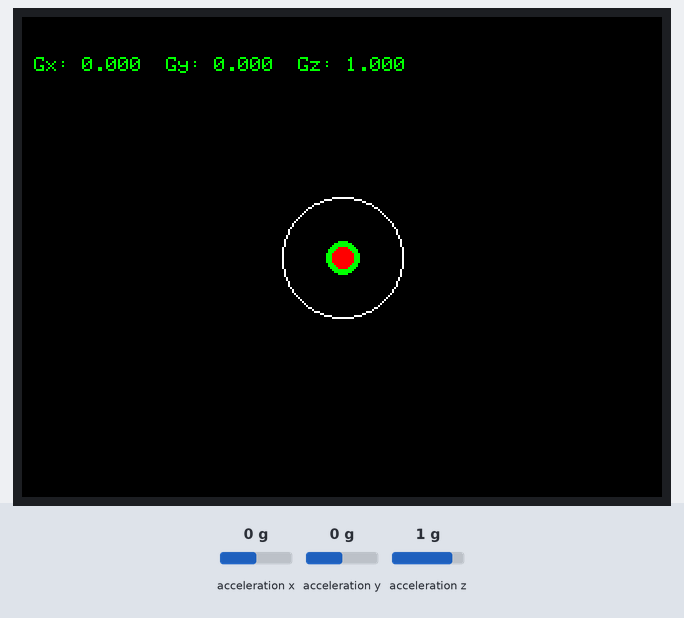
The sketch below on a simulated ESP32. Parts: 320×240 colour display. The test bench sets the inputs (shaded band); at power-on: acceleration x 0 g, acceleration z 1 g, acceleration y 0 g.

Above: at 1.49 s.
1.5 s: acceleration x set to -1.4 g
At 2.6 s:
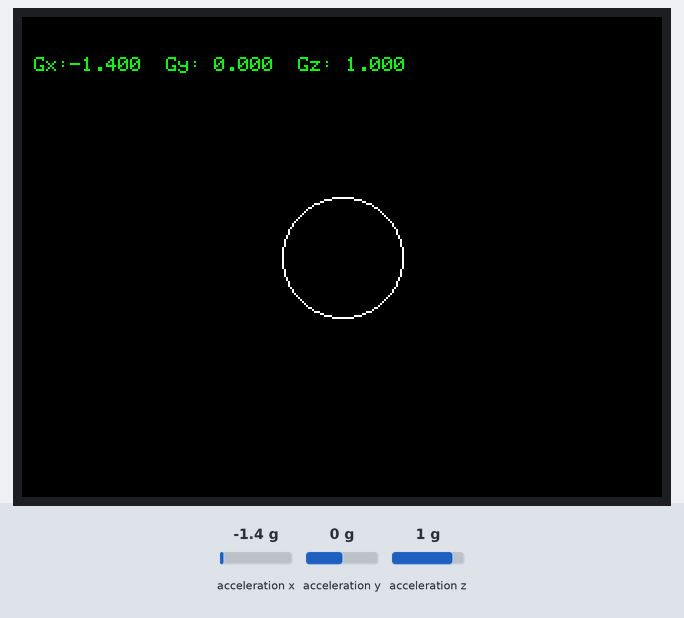
3.0 s: acceleration z set to 0 g
At 3.16 s:
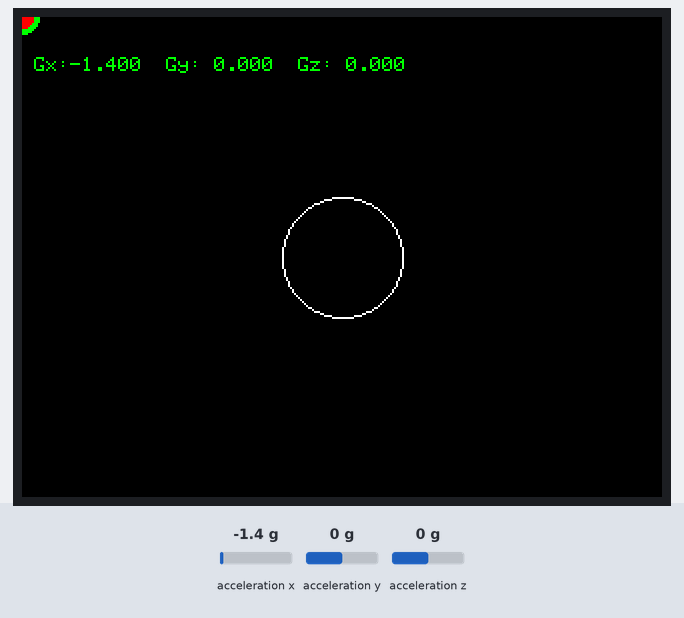
4.5 s: acceleration z set to 1.4 g
At 5.4 s:
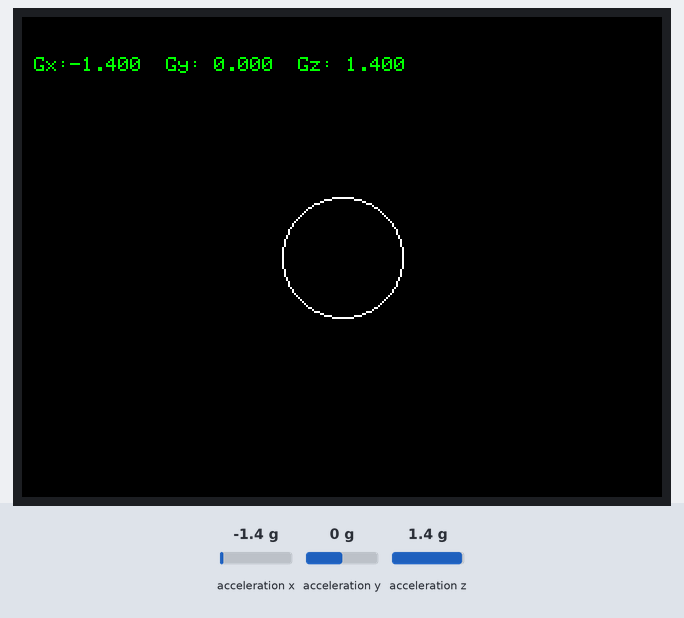
6.2 s: acceleration y set to -1.4 g
Timing chart, 0 to 8.7 s (numbered marks = the images above; inputs shaded):
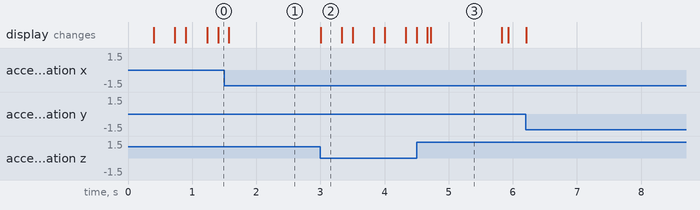

Measured:
- after the input at 1.5 s, the display: changes after 0.07 s (image 1)
- after the input at 3.0 s, the display: changes at once (image 2)
- after the input at 4.5 s, the display: first differs from a run without the input after 0.17 s (image 3 shows a later state)

The sketch:

IMU_test.ino
```cpp
#define M5STACK_MPU6886
#include <M5Stack.h>

float accX = 0.0F;
float accY = 0.0F;
float accZ = 0.0F;

int d = 200;
int x = 160;
int y = 120;
int x_= 160;
int y_= 120;

float data_x;
float data_y;
float data_z;

void setup(){

  // Initialize the M5Stack object
  M5.begin();
  M5.Power.begin();

  M5.IMU.Init();

  M5.Lcd.fillScreen(BLACK);
  M5.Lcd.setTextColor(GREEN , BLACK);
  M5.Lcd.setTextSize(1);
}

void loop() {
//  M5.IMU.getGyroData(&gyroX,&gyroY,&gyroZ);
  M5.IMU.getAccelData(&accX,&accY,&accZ);
//  M5.IMU.getAhrsData(&pitch,&roll,&yaw);

  x = -d*accX/accZ + 160;
  y =  d*accY/accZ + 120;

  // ローパスフィルタ
  float ratio = 0.5;
  x_ = ratio*x_ + (1-ratio)*(-d*accX/accZ + 160);
  y_ = ratio*y_ + (1-ratio)*( d*accY/accZ + 120);

  M5.Lcd.setCursor(0, 20);
  M5.Lcd.printf(" Gx:%6.3f  Gy:%6.3f  Gz:%6.3f", accX, accY, accZ);
//  M5.Lcd.setCursor(0, 40);
//  M5.Lcd.printf(" X:%d  Y:%d", x, y);

  M5.Lcd.drawCircle(160, 120, 30, WHITE); //枠だけ center-x, center-y, radius
//  M5.Lcd.drawCircle(160, 120, 60, WHITE); //枠だけ center-x, center-y, radius
//  M5.Lcd.drawCircle(160, 120, 90, WHITE); //枠だけ center-x, center-y, radius
  M5.Lcd.fillCircle(x_, y_, 8, GREEN); //塗りつぶし center-x, center-y, radius
  M5.Lcd.fillCircle(x, y, 5, RED); //塗りつぶし center-x, center-y, radius
  delay(50);
  M5.Lcd.fillCircle(x_, y_, 8, BLACK); //塗りつぶし center-x, center-y, radius
  M5.Lcd.fillCircle(x, y, 5, BLACK); //塗りつぶし center-x, center-y, radius

//  M5.Lcd.fillScreen(BLACK);
}
```
